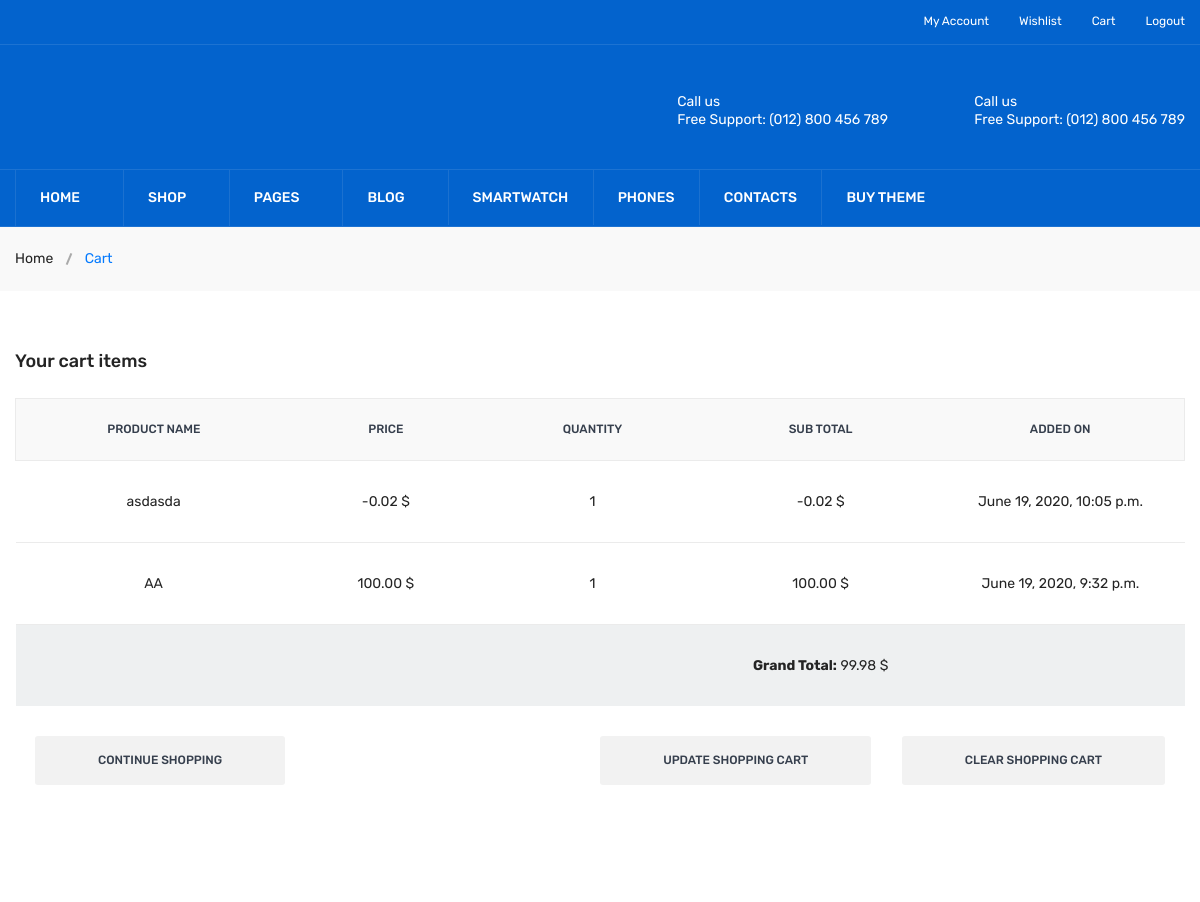
The page /EngineeringTools/Cart (signed in, upper part) on the database as committed earlier.
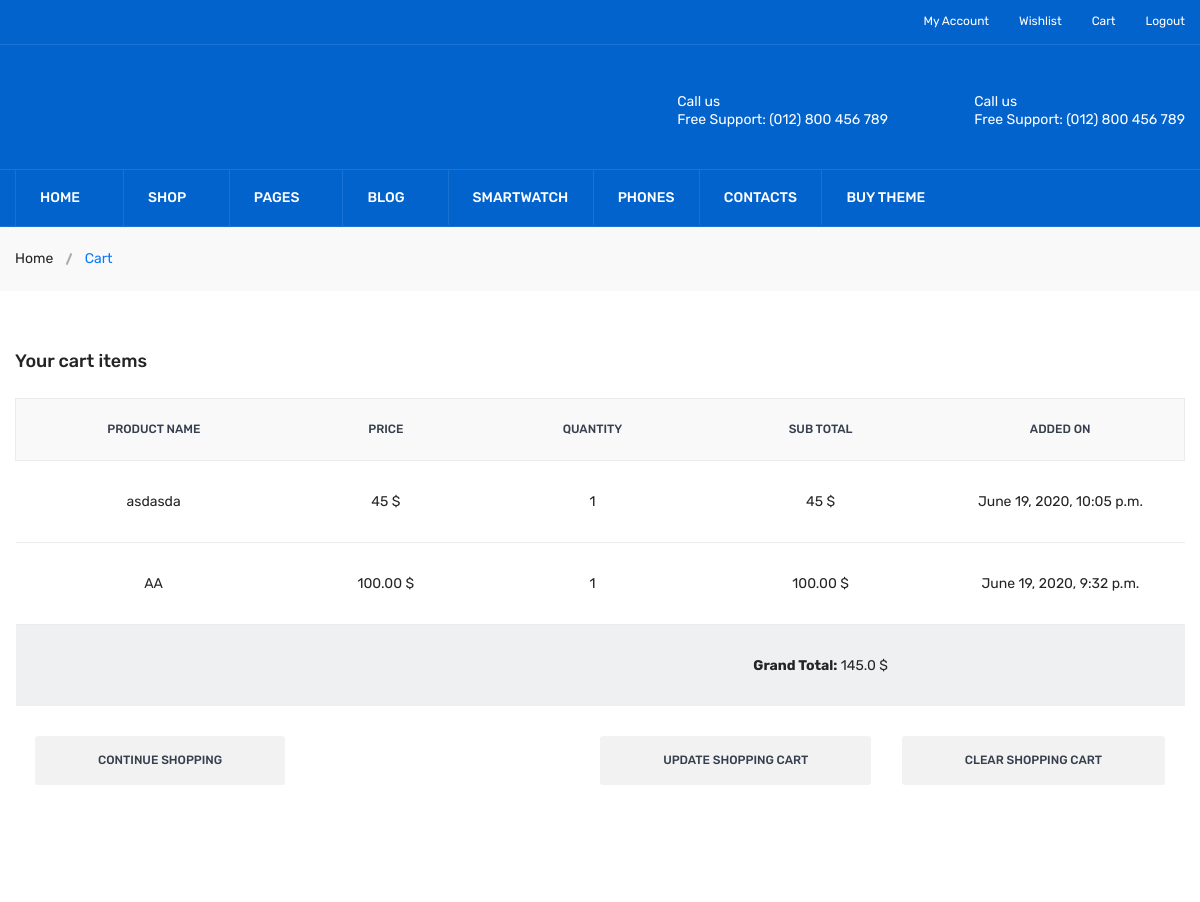
The same page on the database as committed later.
### Cart/models.py (models this page shows, shortened)
class Cart(models.Model):
    product = models.ForeignKey(Product_Hardware, on_delete=models.CASCADE)
    user = models.ForeignKey(User, on_delete = models.CASCADE)
    product_name = models.CharField(max_length = 20)
    user_name = models.CharField(max_length = 20)
    user_email = models.EmailField()
    price = models.CharField(max_length=10)
    quantity = models.CharField(max_length = 2)
    sub_total = models.CharField(max_length=30)
    added_in_cart = models.DateTimeField(auto_now_add=True)

### User/views.py (the view)
def User_Cart_View(request):
    temp = "User/cart.html"
    data = Cart.objects.filter(user=request.user).order_by('-added_in_cart')
    TOTAL = 0
    for i in range(0, len(data)):
        TOTAL = TOTAL + float(data[i].sub_total)
    print(TOTAL)
    return render(request, temp, {'data':data, 'TOTAL':TOTAL})

### Templates/User/cart.html
{% extends 'User/header_footer.html' %}
{% load static %}
{% load i18n %}
{% block 'content' %}
   <div class="breadcrumb-area gray-bg-7">
            <div class="container">
                <div class="breadcrumb-content">
                    <ul>
                        <li><a href="index.html">Home</a></li>
                        <li class="active">Cart </li>
                    </ul>
                </div>
            </div>
        </div>
        <div class="cart-main-area pt-60 pb-65">
            <div class="container">
                <h3 class="page-title">Your cart items</h3>
                <div class="row">
                    <div class="col-lg-12 col-md-12 col-sm-12 col-12">
                            <div class="table-content table-responsive">
                                <table class="col-lg-12 col-md-12 col-sm-12 col-12">
                                    <thead>
                                        <tr>
                                            <th>Product Name</th>
                                            <th>Price</th>
                                            <th>Quantity</th>
                                            <th>Sub Total</th>
                                            <th>Added On</th>
                                        </tr>
                                    </thead>
                                    <tbody>
                                        {% for i in data %}
                                            <tr>
                                                <td>{{ i.product_name }}</td>
                                                <td>{{ i.price }} $</td>
                                                <td>{{ i.quantity }}</td>
                                                <td>{{ i.sub_total }} $</td>
                                                <td>{{ i.added_in_cart }}</td>
                                            </tr>
                                        {% endfor %}
                                    <tr style="background-color:#EEF0F1">
                                        <td colspan="3">
                                        </td>
                                        <td>
                                            <b>Grand Total:</b> {{ TOTAL }} $
                                        </td>
                                        <td></td>
                                    </tr>
                                    </tbody>
                                </table>
                            </div>
                            <div class="row">
                                <div class="col-lg-12">
                                    <div class="cart-shiping-update-wrapper">
                                        <div class="cart-shiping-update">
                                            <a href="#">Continue Shopping</a>
                                        </div>
                                        <div class="cart-clear">
                                            <button>Update Shopping Cart</button>
                                            <a href="#">Clear Shopping Cart</a>
                                        </div>
                                    </div>
                                </div>
                            </div>
                        </div>
                    </div>
                </div>
            </div>
{% endblock %}

Rows that differ between the two databases and show on the page:
changed Cart "asdasda": price "-0.02" → "45"; sub_total "-0.02" → "45"
Other text that changed with them:
{{ TOTAL }}: "99.98" → "145.0"
